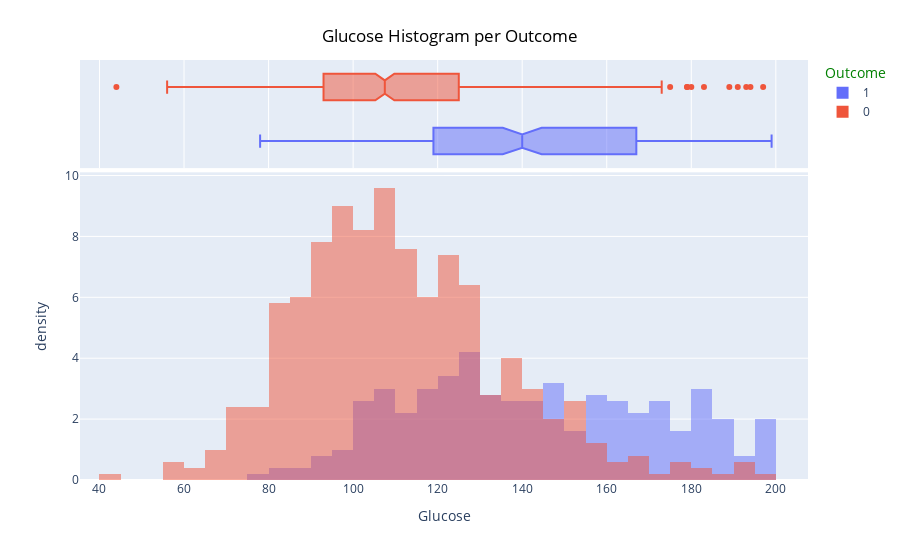

This figure's notebook cell:
### Markdown cell above
Looking at the figure above, the correlation coefficient between Outcome and Glucose is the highest at 0.49. Let's examine this in more depth.

### Code cell
fig = px.histogram(diabetes_df, x="Glucose", 
                   color="Outcome", 
                   marginal="box",
                   barmode ="overlay",
                   histnorm ='density'
                  )  
fig.update_layout(
    title_font_color="black",
    legend_title_font_color="green",
    title={
        'text': "Glucose Histogram per Outcome",
        'x':0.5,
        'xanchor': 'center',
        'yanchor': 'top'},
)
fig.show()

### Figure 1 — Plotly figure (JSON) as saved in the notebook; plotly's stock layout.template omitted (floating-point values rounded to 4 significant figures; data arrays with more than 128 entries replaced by an {"elided": "..."} marker saying what was removed)
{"data": [{"alignmentgroup": "True", "bingroup": "x", "histnorm": "density", "hovertemplate": "Outcome=1<br>Glucose=%{x}<br>density=%{y}<extra></extra>", "legendgroup": "1", "marker": {"color": "#636efa", "opacity": 0.5, "pattern": {"shape": ""}}, "name": "1", "offsetgroup": "1", "orientation": "v", "showlegend": true, "type": "histogram", "x": {"elided": "268 float values"}, "xaxis": "x", "yaxis": "y"}, {"alignmentgroup": "True", "hovertemplate": "Outcome=1<br>Glucose=%{x}<extra></extra>", "legendgroup": "1", "marker": {"color": "#636efa"}, "name": "1", "notched": true, "offsetgroup": "1", "showlegend": false, "type": "box", "x": {"elided": "268 float values"}, "xaxis": "x2", "yaxis": "y2"}, {"alignmentgroup": "True", "bingroup": "x", "histnorm": "density", "hovertemplate": "Outcome=0<br>Glucose=%{x}<br>density=%{y}<extra></extra>", "legendgroup": "0", "marker": {"color": "#EF553B", "opacity": 0.5, "pattern": {"shape": ""}}, "name": "0", "offsetgroup": "0", "orientation": "v", "showlegend": true, "type": "histogram", "x": {"elided": "500 float values"}, "xaxis": "x", "yaxis": "y"}, {"alignmentgroup": "True", "hovertemplate": "Outcome=0<br>Glucose=%{x}<extra></extra>", "legendgroup": "0", "marker": {"color": "#EF553B"}, "name": "0", "notched": true, "offsetgroup": "0", "showlegend": false, "type": "box", "x": {"elided": "500 float values"}, "xaxis": "x2", "yaxis": "y2"}], "layout": {"barmode": "overlay", "legend": {"title": {"font": {"color": "green"}, "text": "Outcome"}, "tracegroupgap": 0}, "margin": {"t": 60}, "title": {"font": {"color": "black"}, "text": "Glucose Histogram per Outcome", "x": 0.5, "xanchor": "center", "yanchor": "top"}, "xaxis": {"anchor": "y", "domain": [0, 1], "title": {"text": "Glucose"}}, "xaxis2": {"anchor": "y2", "domain": [0, 1], "matches": "x", "showgrid": true, "showticklabels": false}, "yaxis": {"anchor": "x", "domain": [0, 0.7326], "title": {"text": "density"}}, "yaxis2": {"anchor": "x2", "domain": [0.7426, 1], "matches": "y2", "showgrid": false, "showline": false, "showticklabels": false, "ticks": ""}}}
